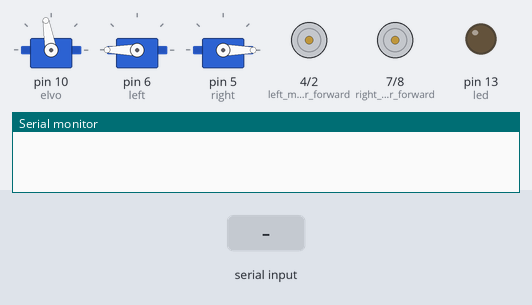
This sketch was run on a simulated Arduino Uno, built with avr-gcc and run on an emulated ATmega328P. On the bench: 3 × servo, motor-driver pin pairs drawn as motors (green arrow = first pin HIGH = forward, orange = second pin HIGH = backward, longer = more drive, scaled by the enable pin), output pins drawn as LEDs (lit = HIGH), the last lines printed to the serial monitor. The inputs (shaded band) are chosen by the test bench.

Above: at 1.2 s.
1.3 s: "F" received over the second serial link
2.8 s: "B" received over the second serial link
At 3.8 s:
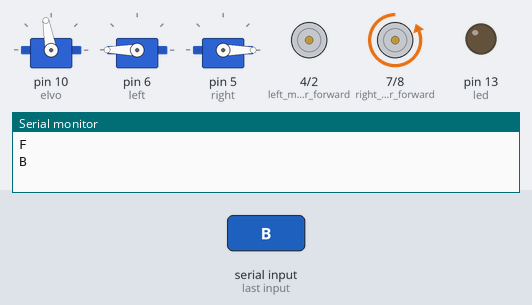
4.3 s: "S" received over the second serial link
At 5.0 s:
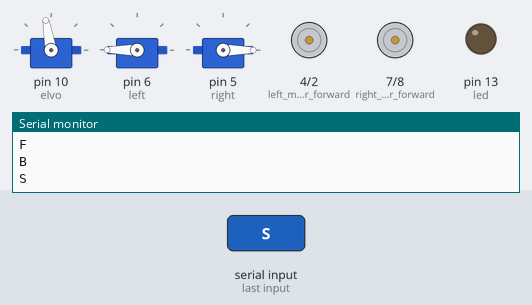
5.8 s: "W" received over the second serial link
At 6.1 s:
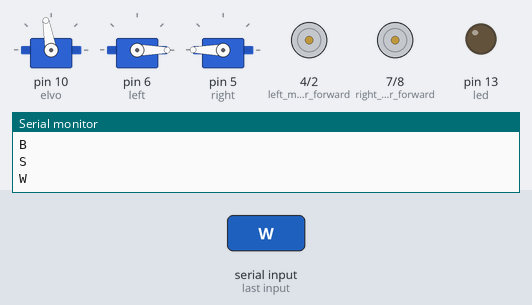
7.3 s: "U" received over the second serial link
At 8.4 s:
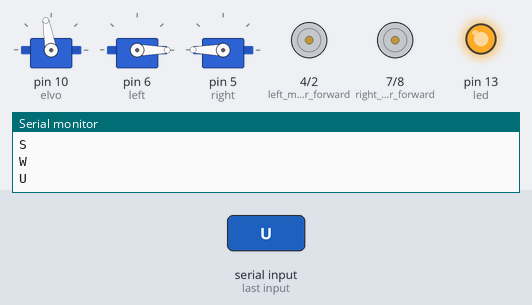
8.8 s: "w" received over the second serial link
At 9.6 s:
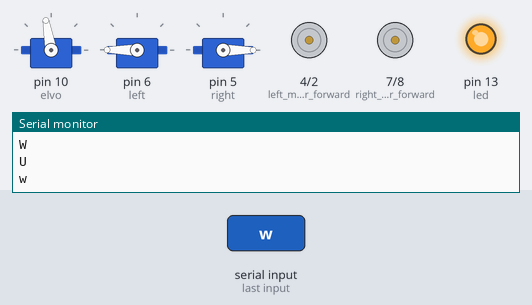
Timing chart, 0 to 11.3 s (numbered marks = the images above; inputs shaded):
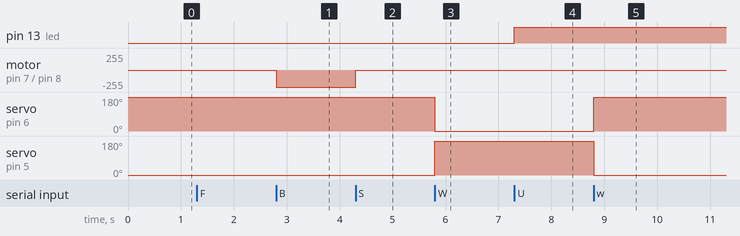

Measured:
- after the input at 2.8 s, motor on pin 7 (right_motor_forward) / pin 8 (right_motor_backward): stopped → backward 255/255 at once
- after the input at 4.3 s, motor on pin 7 (right_motor_forward) / pin 8 (right_motor_backward): backward 255/255 → stopped at once
- after the input at 5.8 s, servo on pin 6 (left): 180° → 0° at once; servo on pin 5 (right): 0° → 180° at once
- after the input at 7.3 s, pin 13 (led): LOW → HIGH at once
- after the input at 8.8 s, servo on pin 6 (left): 0° → 180° at once; servo on pin 5 (right): 180° → 0° at once

The sketch:

speed_boat_mother.ino
```cpp
#include <SoftwareSerial.h>
#include <Servo.h>

SoftwareSerial BTSerial(11, 12);
Servo elvo, left, right;

#define left_motor_forward 4
#define left_motor_backward 2
#define right_motor_forward 7
#define right_motor_backward 8
#define left_motor_speed 3
#define right_motor_speed 9
#define spl 25
#define spr 25
#define led 13

void setup() {
  pinMode (led, OUTPUT);
  Serial.begin(115200);
  BTSerial.begin(9600);
  pinMode(left_motor_forward, OUTPUT);
  pinMode(left_motor_backward, OUTPUT);
  pinMode(left_motor_speed, OUTPUT);
  pinMode(right_motor_forward, OUTPUT);
  pinMode(right_motor_backward, OUTPUT);
  pinMode(right_motor_speed, OUTPUT);

  elvo.attach(10);
  elvo.write(100);

  left.attach(6);
  right.attach(5);
  left.write(180);
  right.write(0);
}

void loop() {
  bluetooth();
  //motor(10 * spl, 10 * spr);
}
```

bluetooth.ino
```cpp
void bluetooth() {
  int s; //for adjustable speed system
  char x; //for storing receiving incoming data

  while (1) { //infinite loop
    if (BTSerial.available() > 0) {
      x = BTSerial.read();
      Serial.println(x);

      if (x == 'F') motor(s * spl, 0 * spr);
      else if (x == 'B'){digitalWrite(8,1);digitalWrite(9,1);digitalWrite(7,0);}
      else if (x == 'L') elvo.write(100+s*8);
      else if (x == 'R') elvo.write(100-s*10);
      else if (x == 'S') {motor(0 * spl, 0 * spr);digitalWrite(8,0);digitalWrite(9,0);digitalWrite(7,0);}
      else if (x == 'W') {left.write(0); right.write(180);}
      else if (x == 'w') {left.write(180); right.write(0);}
      else if (x == 'U') digitalWrite(led, HIGH);
      else if (x == 'u') digitalWrite(led, LOW);
      else if (x == '0') s = 0;
      else if (x == '1') s = 1;
      else if (x == '2') s = 2;
      else if (x == '3') s = 3;
      else if (x == '4') s = 4;
      else if (x == '5') s = 5;
      else if (x == '6') s = 6;
      else if (x == '7') s = 7;
      else if (x == '8') s = 8;
      else if (x == '9') s = 9;
      else if (x == 'q') s = 10;
    }
  }
}
```

motor.ino
```cpp
void motor(int a, int b){
  if(a>=0){
    digitalWrite(left_motor_forward, 1);
    digitalWrite(left_motor_backward, 0);
  }
  else{
    a=-a;
    digitalWrite(left_motor_forward, 0);
    digitalWrite(left_motor_backward, 1);
  }
  if(b>=0){
    digitalWrite(right_motor_forward, 1);
    digitalWrite(right_motor_backward, 0);
  }
  else{
    b=-b;
    digitalWrite(right_motor_forward, 0);
    digitalWrite(right_motor_backward, 1);
  }
  analogWrite(left_motor_speed,a);
  analogWrite(right_motor_speed,b);
}
```
